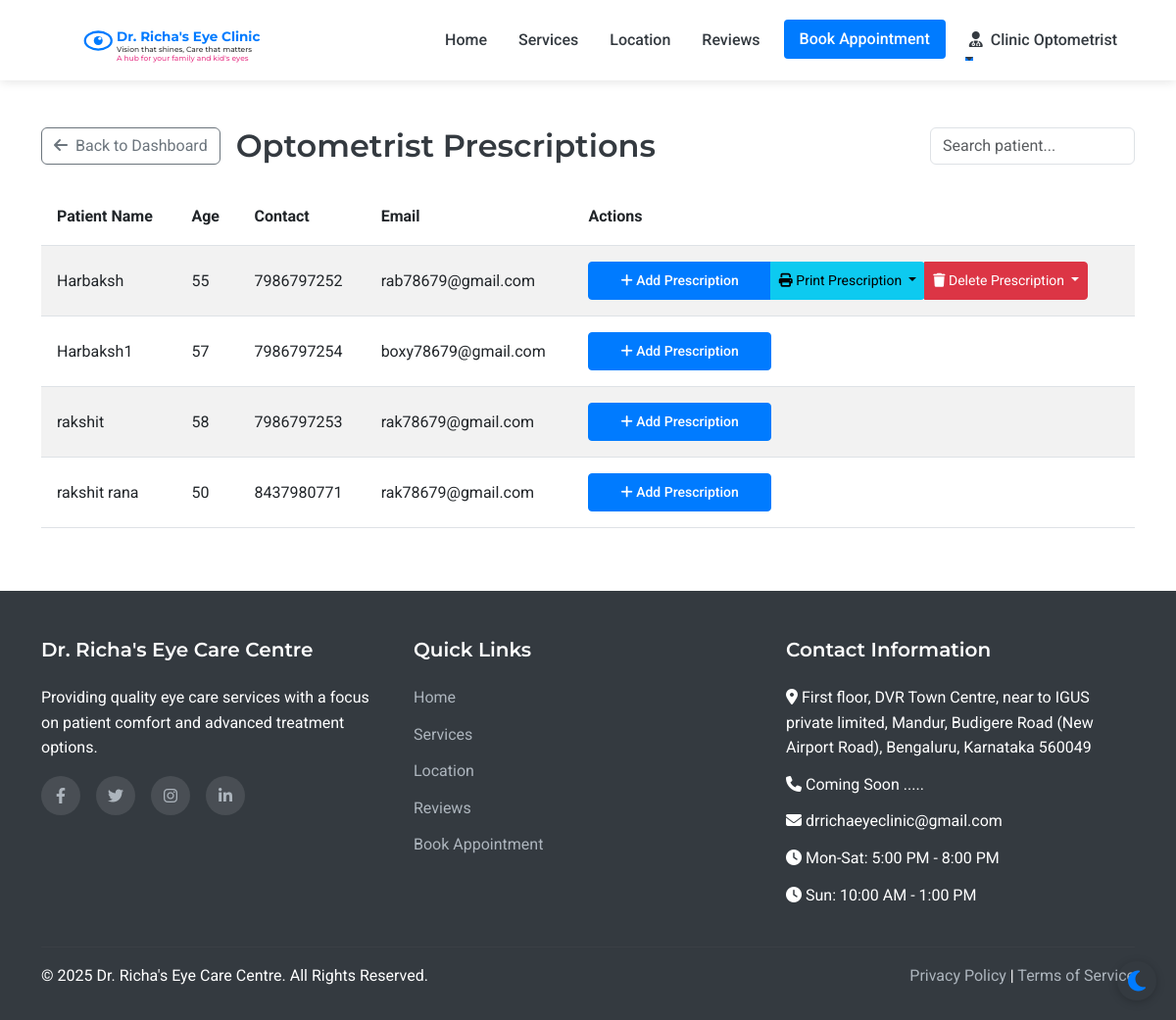
The app's page /assistant/prescriptions (signed in), older data.
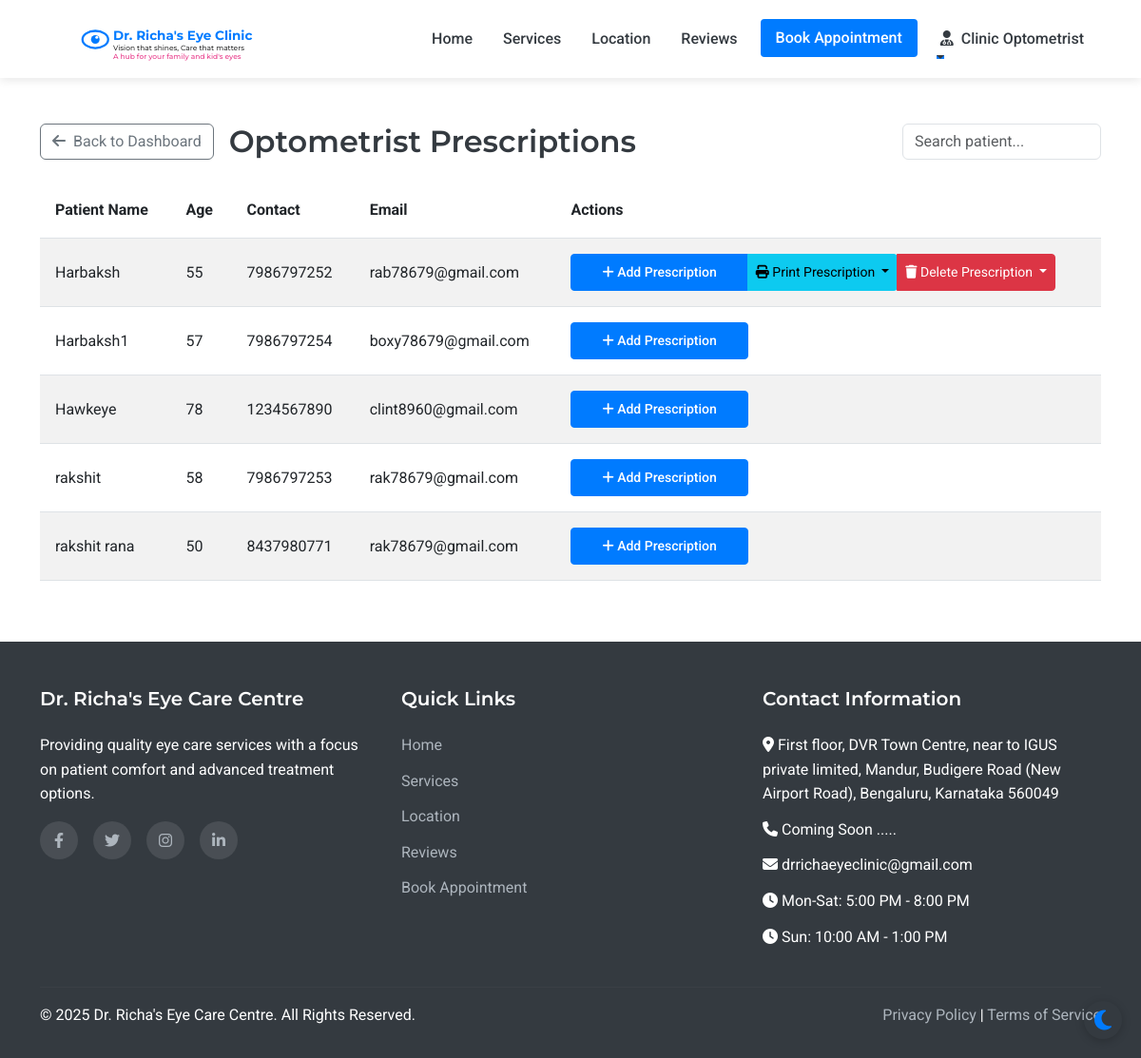
The same page, newer data.
### models.py (models this page shows, shortened)
class Patient(UserMixin, db.Model):
    id = db.Column(db.Integer, primary_key=True)
    full_name = db.Column(db.String(100), nullable=False)
    mobile_number = db.Column(db.String(15), nullable=False)
    email = db.Column(db.String(100), nullable=True)
    age = db.Column(db.Integer, nullable=False)
    sex = db.Column(db.String(10), nullable=True)
    password_hash = db.Column(db.String(256), nullable=True)
    is_registered = db.Column(db.Boolean, default=False)
    created_at = db.Column(db.DateTime, nullable=False, default=datetime.utcnow)
    appointments = db.relationship('Appointment', backref='patient', lazy=True)
    doctor_prescriptions = db.relationship('DoctorPrescription', backref='patient', lazy=True)
    optometrist_prescriptions = db.relationship('OptometristPrescription', backref='patient', lazy=True)

### routes.py (the view)
@app.route('/assistant/prescriptions')
@login_required
def assistant_prescriptions():
    if not isinstance(current_user, Assistant):
        flash('Access denied', 'danger')
        return redirect(url_for('index'))
    all_patients = Patient.query.order_by(Patient.full_name).all()
    return render_template('assistant/prescriptions.html', all_patients=all_patients)

### app.py (called while the page is built)
@login_manager.user_loader
def load_user(user_id):
    from models import Doctor, Assistant, Admin, Patient
    try:
        if user_id.startswith('doctor_'):
            return Doctor.query.get(int(user_id.split('_')[1]))
        elif user_id.startswith('assistant_'):
            return Assistant.query.get(int(user_id.split('_')[1]))
        elif user_id.startswith('admin_'):
            return Admin.query.get(int(user_id.split('_')[1]))
        else:
            return Patient.query.get(int(user_id))
    except (ValueError, AttributeError):
        return None

### routes.py (called while the page is built)
@app.context_processor
def inject_now():
    return {'now': datetime.now()}

### templates/assistant/prescriptions.html (shortened to what this page needs)
{% extends 'layout.html' %}
{% block content %}
<div class="container py-5">
    <div class="d-flex justify-content-between align-items-center mb-4">
        <div class="d-flex align-items-center">
            <a href="{{ url_for('assistant_dashboard') }}" class="btn btn-outline-secondary me-3">
                <i class="fas fa-arrow-left me-1"></i> Back to Dashboard
            </a>
            <h2 class="mb-0">Optometrist Prescriptions</h2>
        </div>
        <input type="text" id="searchInput" class="form-control w-auto" placeholder="Search patient..." onkeyup="searchTable()">
    </div>
    <div class="table-responsive">
        <table class="table table-striped" id="prescriptionTable">
            <thead>
                <tr>
                    <th>Patient Name</th>
                    <th>Age</th>
                    <th>Contact</th>
                    <th>Email</th>
                    <th>Actions</th>
                </tr>
            </thead>
            <tbody>
                {% for patient in all_patients %}
                <tr>
                    <td>{{ patient.full_name }}</td>
                    <td>{{ patient.age }}</td>
                    <td>{{ patient.mobile_number }}</td>
                    <td>{{ patient.email }}</td>
                    <td>
                        <div class="btn-group">
                            <a href="{{ url_for('assistant_add_prescription', patient_id=patient.id) }}"
                               class="btn btn-primary btn-sm">
                                <i class="fas fa-plus"></i> Add Prescription
                            </a>
                            {% if patient.optometrist_prescriptions %}
                            <button type="button" class="btn btn-info btn-sm dropdown-toggle" data-bs-toggle="dropdown">
                                <i class="fas fa-print"></i> Print Prescription
                            </button>
                            <button type="button" class="btn btn-danger btn-sm dropdown-toggle" data-bs-toggle="dropdown">
                                <i class="fas fa-trash"></i> Delete Prescription
                            </button>
                            {% endif %}
                        </div>
                    </td>
                </tr>
                {% endfor %}
            </tbody>
        </table>
    </div>
</div>
{% endblock %}

Row changes from the older to the newer data that the page shows:
added Patient: full_name "Hawkeye", age "78", mobile_number "1234567890", email "clint8960@gmail.com"
